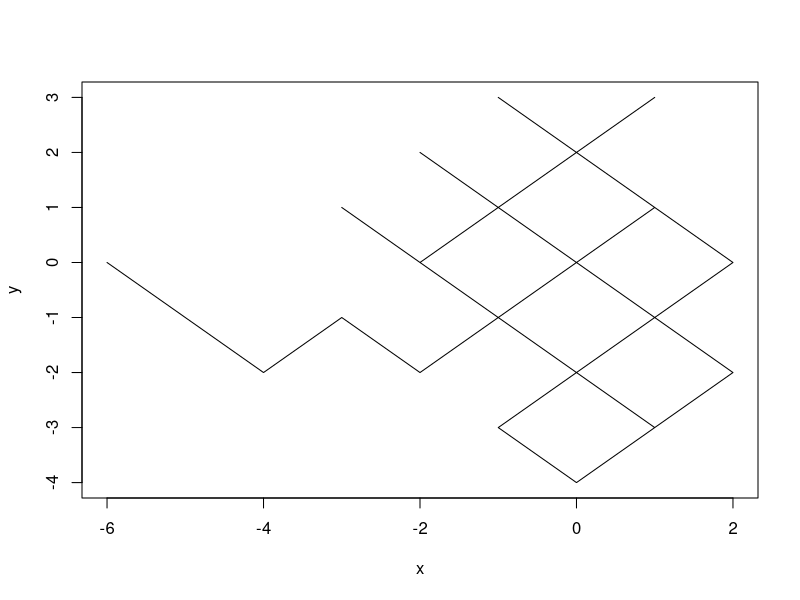
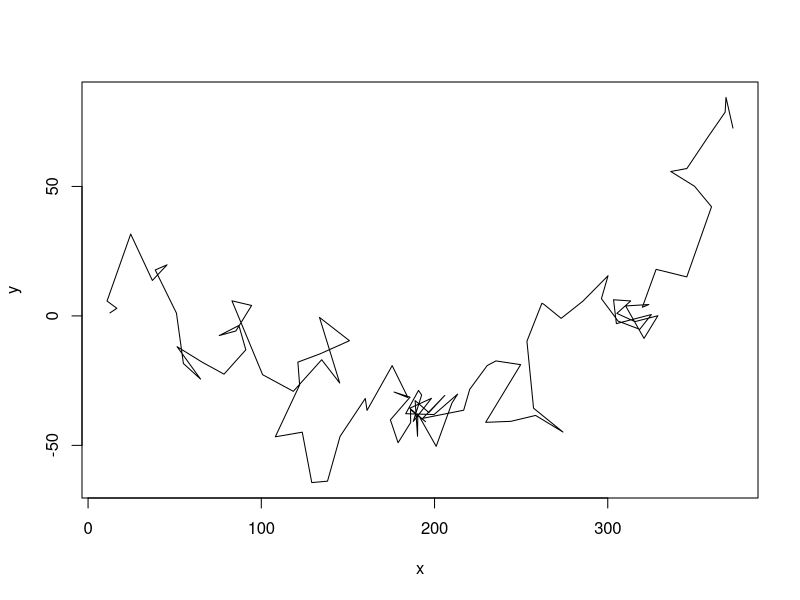
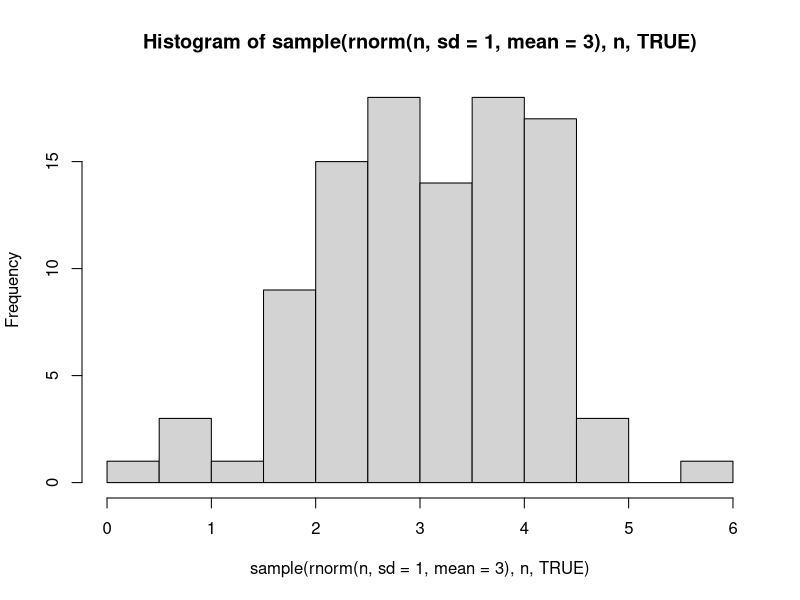
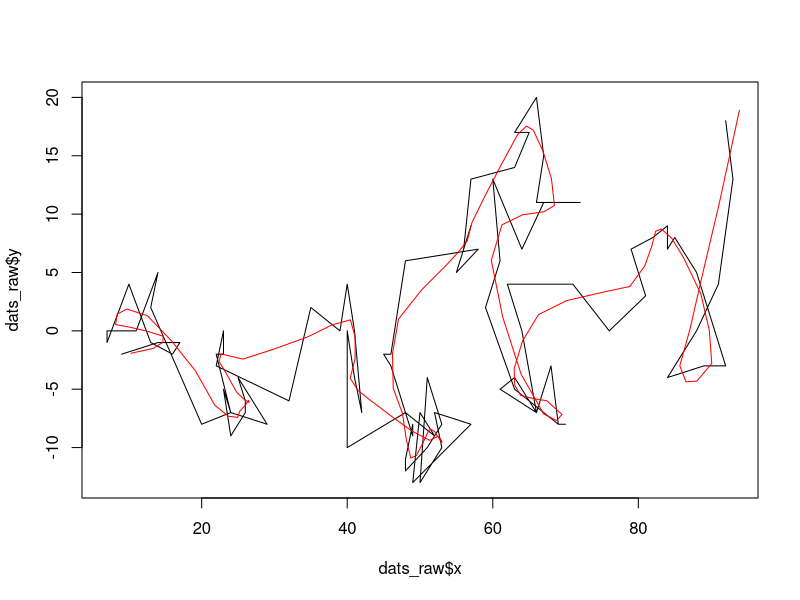
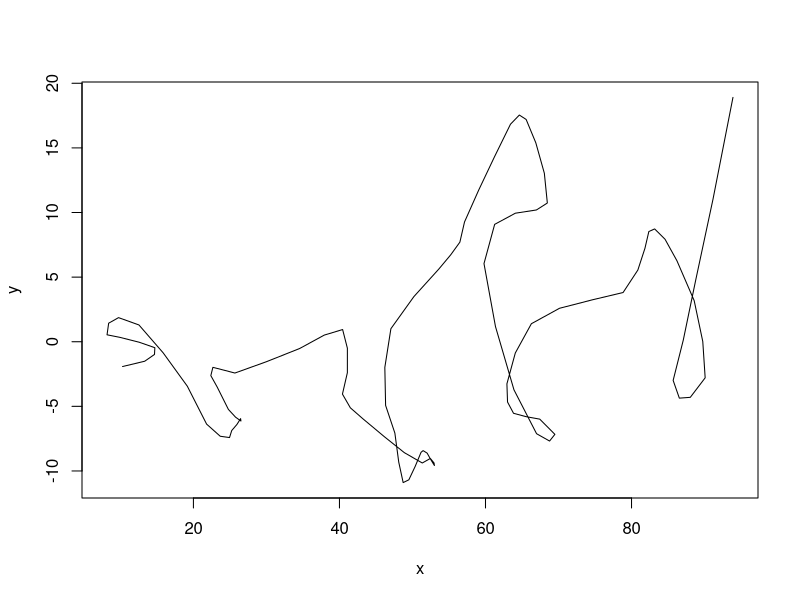
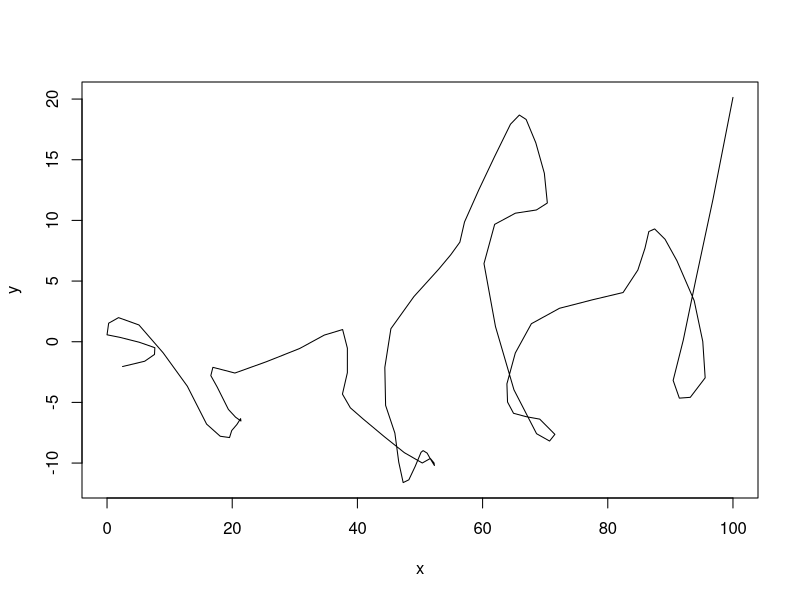
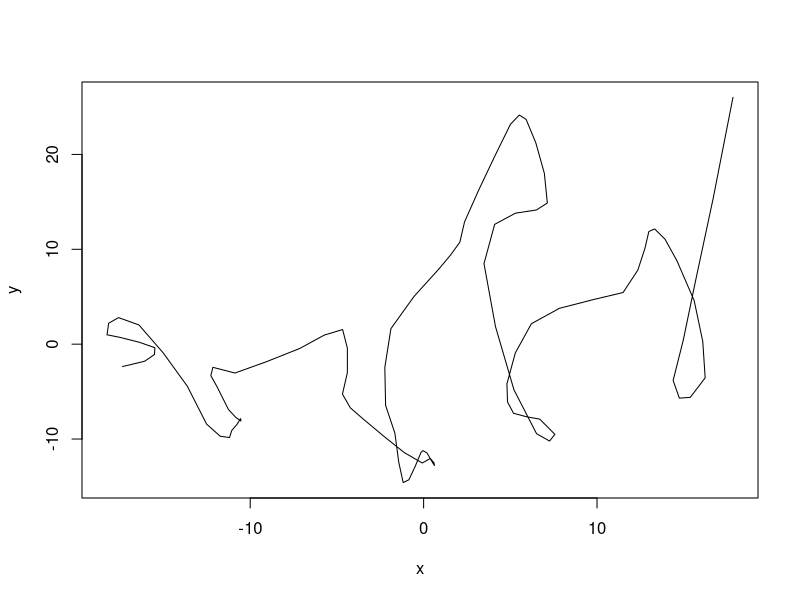
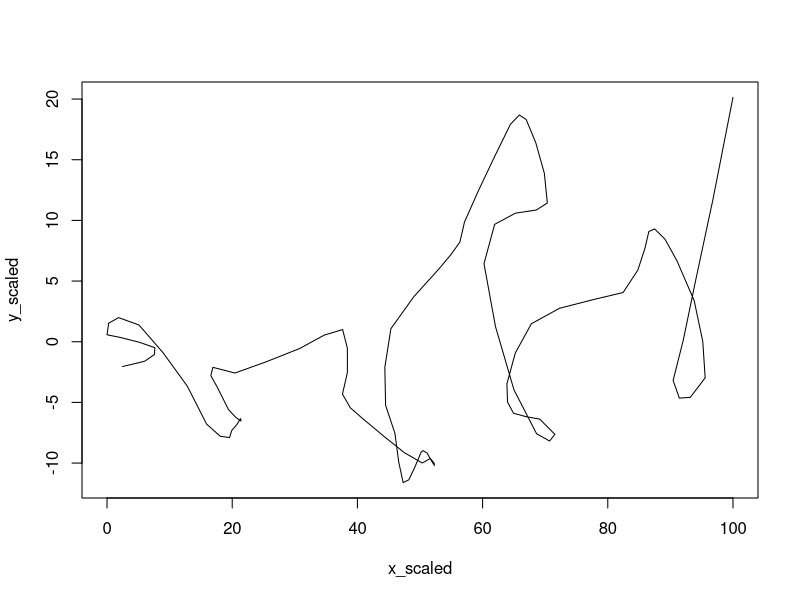

The R script that drew these images, in order:
set.seed(10)

  
  n <-  100
  x <- cumsum(sample(c(-1,1), n, TRUE))
  y <- cumsum(sample(c(-1,1), n, TRUE))
  plot(x, y, type = "l")

  
  n <-  100
  x <- cumsum(sample(rnorm(n, sd = 10, mean = 3), n, TRUE))
  y <- cumsum(sample(rnorm(n, sd = 10, mean = 0), n, TRUE))
  plot(x, y, type = "l")
  # showcase of dist
  hist(sample(rnorm(n, sd = 1, mean = 3), n, TRUE))

  
  n <- 100
  dats_raw <- data.frame(
    step = seq_len(n),
    x = cumsum(c(sample(-10:10, n, TRUE, prob = dnorm(c(-10:10), mean = 0, sd = 4)))),
    y = cumsum(c(sample(-10:10, n, TRUE, prob = dnorm(c(-10:10), mean = 0, sd = 4))))
  )

   # plot(x,y, type = "l") #, ylim = c(-100, 100)
   # points(x[1],y[1], col = "red")
  # # showcase of dist
  # hist(sample(-10:10, n, TRUE, prob = dnorm(c(-10:10), mean = 0, sd = 4)), xlim = c(-12,12))
  # # thought: inverse normal distribution
  
  ## Loess
  xy.l <- data.frame(
    x = predict(loess(x~step, data = dats_raw, span = 0.1, degree = 2)),
    y = predict(loess(y~step, data = dats_raw, span = 0.1, degree = 2))
  )
  plot(dats_raw$x, dats_raw$y, type = "l") # , ylim = c(-100,100)
  lines(xy.l$x, xy.l$y, col = "red")
  plot(xy.l, type = "l")
  
  xy.l_scaled <- data.frame(
    x = scales::rescale(xy.l$x, to = c(0,100)),
    y = xy.l$y*(100/max(xy.l$x))
  )
  plot(xy.l_scaled, type = "l") #, xlim = c(0,100), ylim = c(0,100)
  
  
  plot(scale(xy.l)*10, type = "l")
  x_scaled <- scales::rescale(xy.l$x, to = c(0,100))
  y_scaled <- xy.l$y*(max(x_scaled)/max(xy.l$x))
  plot(x_scaled, y_scaled, type = "l")
  
  
  my_scale <- function(x, min_new, max_new){
    (max_new - min_new)/(max(x) - min(x)) * (x - max(x)) + max_new
  }
  
  x_my_scale <- my_scale(xy.l$x, 0, 100)
  plot(x_my_scale)
  plot(x_scaled)
  
 
  ## Loess on new data
    new_dat = data.frame(
    step = 1:100,
    x = 1:100,
    y = 1:100
  )
    lFun.x <- loess(step~x, data = dats_raw, span = 0.5, degree = 2, model = TRUE)
    lFun.y <- loess(step~y, data = dats_raw, span = 0.5, degree = 2, model = TRUE)
    lFun <- loess(y~x, dats_raw)
    
  new_xy <- data.frame(
    x = predict(lFun.x, newdata = new_dat),
    y = predict(lFun.y, newdata = new_dat)
  )
  plot(new_xy)

  new_xy <- predict(lFun, newdata = new_dat)

  plot(new_xy)
  # Vorteil von loess, kann auf neuen datensatz vorhergesagt werden mit predict()
  
  ## Splie
  xy.s <- data.frame(
    x = spline(x)["y"],
    y = spline(y)["y"]
  )
  plot(x,y, type = "l")
  lines(xy.s, col = "red")
  # n?her an Bewegungsmuster
  
  
  
  
  # richtungs-patter bestimmen ?ber vektor-matrix
  # 1) vektoren zwischen jedem konekutiven punkt, die wahrscheinlich zusammen geh?ren
  # 2) vektoren zwichen jedem koneskutiven punkt einer flugbahn 
  # 3) vektor zischen dem ersten und letzten punkt einer flugbahn
  # 4) durchnittsvektor aller vektoren einer flugbahn
  # 5) flugbahn aufteilen (z.B. dritteln) --> drei vektoren eine rbahn
  
  # r?umliche verteilung verteilung 
  # 1) heatmap ?ber den gesmten zeitraum oder teil-zeiten
  
  
  